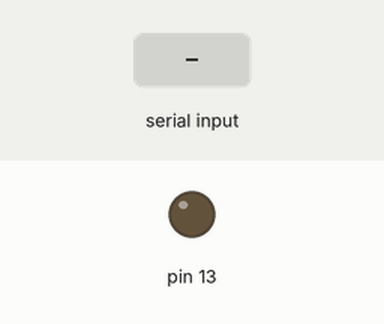
A sketch run on a simulated Arduino Uno, built with avr-gcc and run on an emulated ATmega328P. On the bench: output pins drawn as LEDs (lit = HIGH). The inputs (shaded band) are chosen by the test bench. What the sketch prints to the serial monitor is not drawn.

Above: at 1.2 s.
1.3 s: "1" received over Serial
Timing chart, 0 to 4.3 s (numbered marks = the images above; inputs shaded):
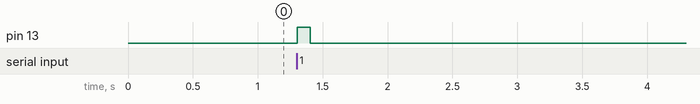

The sketch:

sketch_dec07a.ino
```cpp
// zoomkat 7-30-11 serial I/O string test
// type a string in serial monitor. then send or enter
// for IDE 0019 and later

String readString;

void setup() {
 Serial.begin(9600);
 Serial.println("serial test 0021"); // so I can keep track of what is loaded
 pinMode(13, OUTPUT);
}

void loop() {

 while (Serial.available()) {
   delay(2);  //delay to allow byte to arrive in input buffer
   char c = Serial.read();
   readString += c;
   if (readString == "1"){
   digitalWrite(13, HIGH);
   delay(100);
   digitalWrite(13, LOW);
   delay(100);
   }
   readString = "";
 }


}
```

Measured:
- after the input at 1.3 s, pin 13: LOW → HIGH at once, → LOW 0.10 s later
